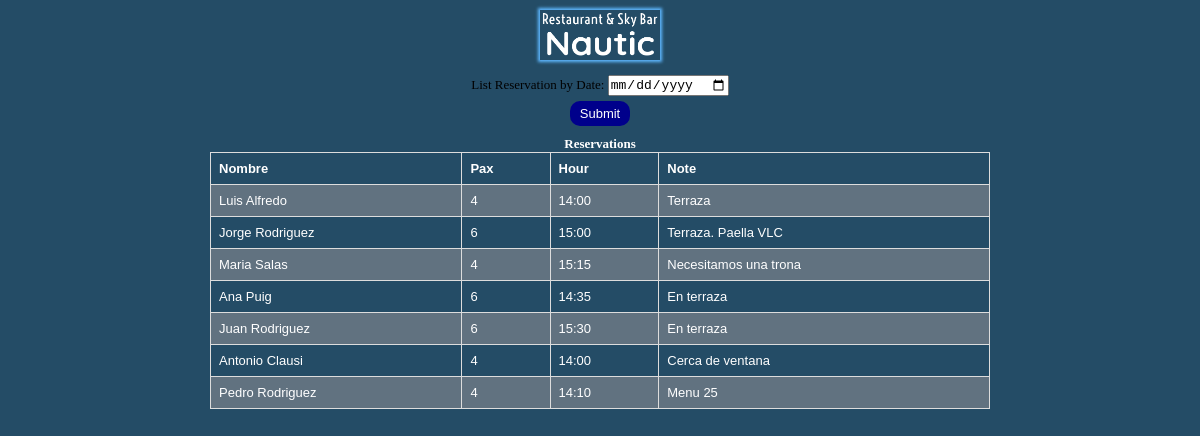
The page /manager/list_reservations/ (signed in) on the database its author committed.
### homepage/models.py (models this page shows)
class Reservation(models.Model):
    day = models.DateField()
    hour = models.TimeField()
    persons = models.IntegerField()
    note = models.TextField()
    user = models.CharField(max_length=60)
    email = models.EmailField()
    phone = models.CharField(max_length=15)
    r_type = models.CharField(max_length=7, default='REGULAR')
    created_at = models.DateField(auto_now_add=True)

### manager_tools/views.py (the view, shortened to what this page needs)
# urls.py: path("list_reservations/", ListReservations.as_view(), name="list_reservations"),
class ListReservations(LoginRequiredMixin,View):
    template_name = 'manager_tools/reservations_list.html'
    form_class = ListReservationForm
    def get(self, request, *args, **kwargs):
        reservations = Reservation.objects.all().order_by('-day')
        return render(request, self.template_name, {'form': self.form_class,
                                                    'reservations':reservations})

### manager_tools/templates/manager_tools/reservations_list.html (shortened to what this page needs)
{% extends "manager_tools/layout.html" %}
{% block body %}
<div class="d-flex-col">
    <section class="text-center">
        <form action="" method="post">
            {{ form.as_p }}
            <button class="btn-small">Submit</button>
        </form>
    </section>
    <section class="mt-10">
    <h4 class="text-center">Reservations</h4>
    <table>
        <tr>
            <th>Nombre</th>
            <th>Pax</th>
            <th>Hour</th>
            <th>Note</th>
          </tr>
          {% now "Y-m-d" as todays_date %}
          {% for reservation in reservations %}
          <tr class="">
                {% if todays_date == reservation.created_at|date:"Y-m-d" %}
                    <td class="recent">{{ reservation.user }}</td>
                {% else %}
                    <td class="">{{ reservation.user }}</td>
                {% endif %}
              <td class="pax-hour">{{ reservation.persons }}</td>
              <td class="pax-hour">{{ reservation.hour|time:"H:i" }}</td>
              <td class="">{{ reservation.note }} </td>
          </tr>
          {% empty %}
            <h2>No reservations for given date</h2>
          {% endfor %}
    </table>
    </section>
</div>
{% endblock %}

### restaurant/static/restaurant/basis.css (style rules this page uses)
:root { --dark-color: #002240; --light-color: #f4f4f4; --site-color-light: #5eb8ff; --site-color-slight: #62efff; }
* { box-sizing: border-box; margin: 0; padding: 0; font-size: 13px; color: white; }
html, body { width: 100%; height: 100%; min-height: 100vh; display: flex; flex-direction: column; flex-wrap: nowrap; align-items: center; }
button { cursor: pointer; }
p { padding: 5px 5px; }

### restaurant/static/restaurant/utils.css (style rules this page uses)
.text-center { text-align: center; }
.mt-10 { margin-top: 10px; }
.btn-small { padding: 5px 10px; border-radius: 10px 10px; border: 0; }
.d-flex-col { display: flex; flex-direction: column; }

### manager_tools/static/manager_tools/managert.css (style rules this page uses)
body { background-color: rgb(36, 76, 102); width: 100%; height: 100%; color: black; }
button { background-color: darkblue; padding: 5px 5px; border-radius: 5px 5px; }
form input, form label, form textarea { color: black; }
table { font-family: arial, sans-serif; border-collapse: collapse; width: 100%; font-size: min(max(0.8rem, 4vw), 18px); }
td, th { border: 1px solid #dddddd; text-align: left; padding: 8px; }
tr:nth-child(even) { background-color: #617280; }

### rows shown on the page
Reservation: user "Luis Alfredo", persons "4", hour "14:00", note "Terraza"
Reservation: user "Jorge Rodriguez", persons "6", hour "15:00", note "Terraza. Paella VLC"
Reservation: user "Maria Salas", persons "4", hour "15:15", note "Necesitamos una trona"
Reservation: user "Ana Puig", persons "6", hour "14:35", note "En terraza"
Reservation: user "Juan Rodriguez", persons "6", hour "15:30", note "En terraza"
Reservation: user "Antonio Clausi", persons "4", hour "14:00", note "Cerca de ventana"
Reservation: user "Pedro Rodriguez", persons "4", hour "14:10", note "Menu 25"
